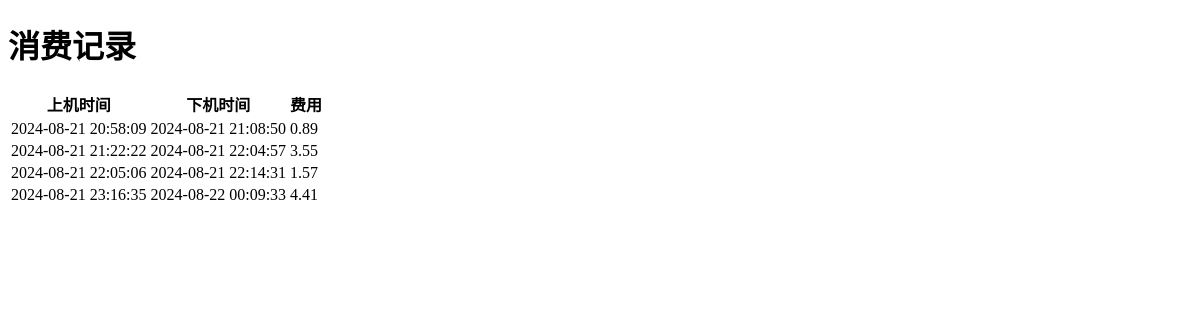
/billing_history (signed in), run on an earlier commit of the app's database.
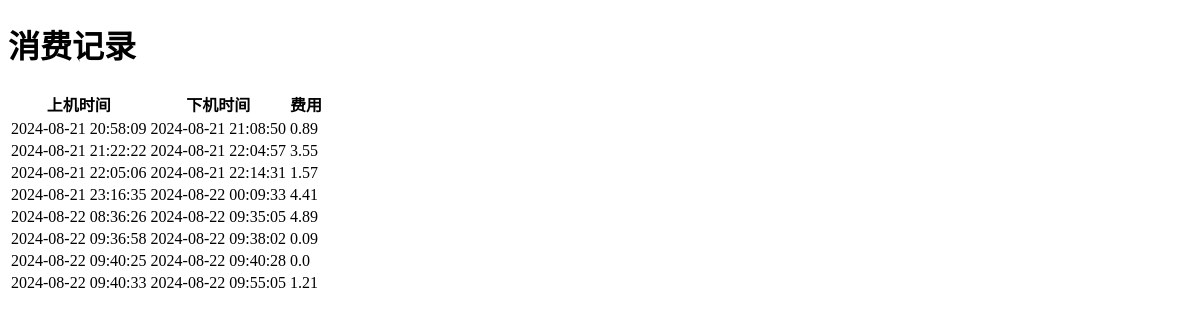
And on a later commit of the database.
### app.py (models this page shows, shortened)
class BillingRecord(db.Model):
    __tablename__ = 'billing_record'
    id = db.Column(db.Integer, primary_key=True)
    user_id = db.Column(db.Integer, db.ForeignKey('user.id'), nullable=False)
    username = db.Column(db.String(80), nullable=False)
    last_login = db.Column(db.DateTime, nullable=False)
    logout_time = db.Column(db.DateTime)  # 下机时间
    fee = db.Column(db.Float, nullable=False)
    description = db.Column(db.String, nullable=False)
    billing_group_id = db.Column(db.Integer, db.ForeignKey('billing_group.id'), nullable=False)
    billing_group = db.relationship('BillingGroup', backref=db.backref('billing_records', lazy=True))
    user = db.relationship('User', backref=db.backref('billing_records', lazy=True))

### app.py (the view)
@app.route('/billing_history')
def billing_history():
    user_id = session.get('user_id')
    if user_id:
        user = User.query.get(user_id)
        if user:
            billing_records = BillingRecord.query.filter_by(user_id=user_id).all()
            return render_template('billing_history.html', billing_records=billing_records)
        else:
            error = '用户不存在'
            return render_template('billing_history.html', error=error)
    else:
        error = '请先登录'
        return render_template('billing_history.html', error=error)

### templates/billing_history.html (shortened to what this page needs)
<!DOCTYPE html>
<html lang="en">
<head>
</head>
<body>
    <h1>消费记录</h1>
    <table>
        <thead>
            <tr>
                <th>上机时间</th>
                <th>下机时间</th>
                <th>费用</th>
            </tr>
        </thead>
        <tbody>
            {% for record in billing_records %}
            <tr>
                <td>{{ record.last_login.strftime('%Y-%m-%d %H:%M:%S') }}</td>
                <td>{{ record.logout_time.strftime('%Y-%m-%d %H:%M:%S') if record.logout_time else '未下机' }}</td>
                <td>{{ record.fee }}</td>
            </tr>
            {% endfor %}
        </tbody>
    </table>
</body>
</html>

What changed in the data, as far as the page shows it:
added BillingRecord: last_login "2024-08-22 08:36:26", logout_time "2024-08-22 09:35:05", fee "4.89"
added BillingRecord: last_login "2024-08-22 09:36:58", logout_time "2024-08-22 09:38:02", fee "0.09"
added BillingRecord: last_login "2024-08-22 09:40:25", logout_time "2024-08-22 09:40:28", fee "0.0"
added BillingRecord: last_login "2024-08-22 09:40:33", logout_time "2024-08-22 09:55:05", fee "1.21"
